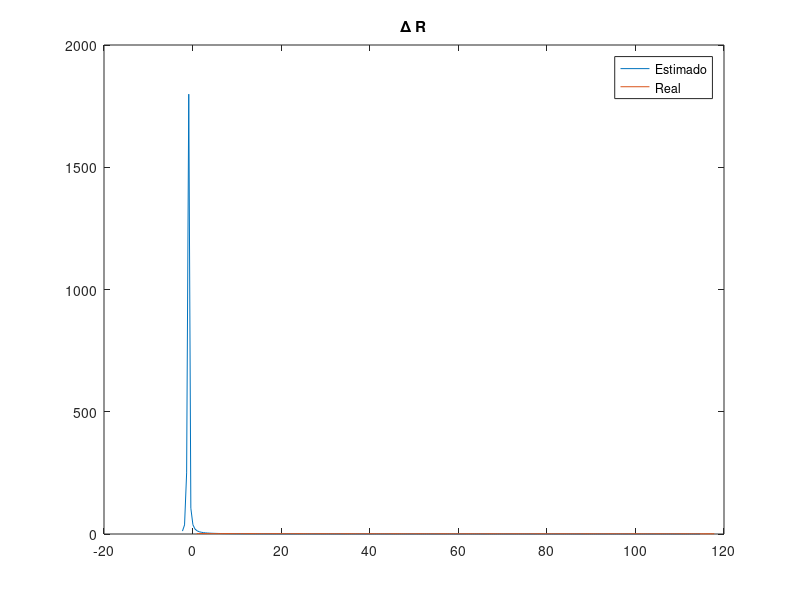

Recreate this plot in MATLAB.
% Trabajo con los datos del sensor bueno basándonos en Rocha2018
% Jorge F. García-Samartín
% www.gsamartin.es
% 2023-04-11

close all;
clear;
load('car_sensor.mat')
L = ida_el(503:end);
V = ida(503:end);

% Calculamos la resistencia
I = 5;
R = V/I;
R0 = R(1);

% Calculamos el cambio de resistencia
nu = 0.45;
Rcalc = zeros(size(L));
for i = 1:size(R,2)
    Rcalc(i) = R0 * (1+L(i)) / (1 - nu*L(i))^2;
end

as = 1 * (1 + 1/nu);
Lp = L - as;

figure;
plot(Lp,Rcalc);
hold on;
plot(L,R);
title('\Delta R');
legend('Estimado', 'Real');
